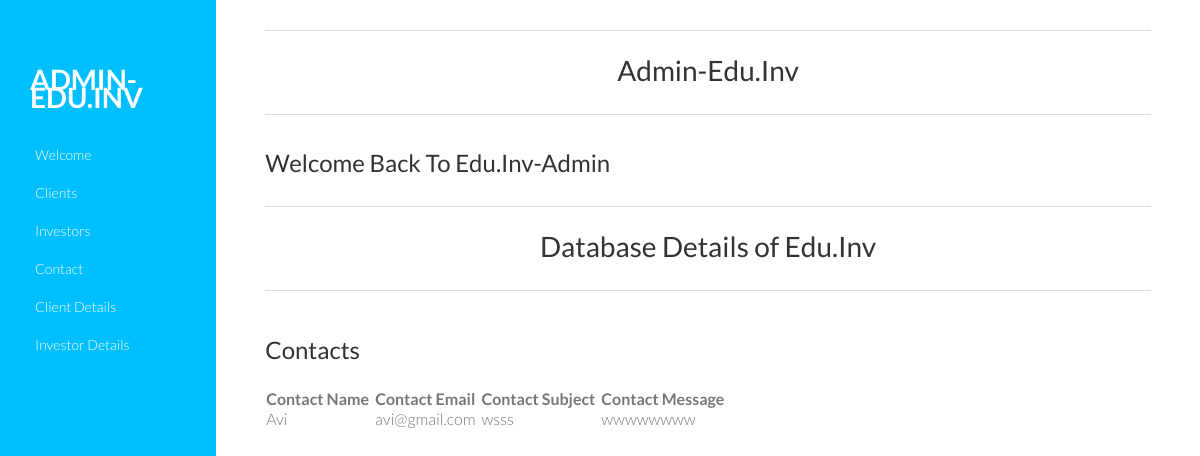
Page /AdminApp/displaycontact/ on the committed database.
### EduInvApp/models.py (models this page shows)
class contactdb(models.Model):
    contactname = models.CharField(max_length=100)
    contactemail = models.CharField(max_length=100)
    contactsubject = models.CharField(max_length=100)
    contactmessage = models.CharField(max_length=100)

### AdminApp/views.py (the view)
# urls.py: path('displaycontact/', views.displaycontact, name='displaycontact'),
def displaycontact(request):
    contacts = contactdb.objects.all()
    return render(request, "Contacts.html", {'contactsdata': contacts})

### AdminApp/templates/Contacts.html
{% extends 'AdminPanel.html' %}
{% block content %}
<section id="tmpl-structure">
    <h2 class="title">Contacts</h2>
    <div class="col-lg-12 grid-margin stretch-card">
        <div class="card">
            <div class="card-body">
                <div class="table-responsive pt-3">
                    <table class="table table-dark">
                        <thead>
                            <tr>
                                <th>Contact Name</th>
                                <th></th>
                                <th></th>
                                <th>Contact Email</th>
                                <th></th>
                                <th></th>
                                <th>Contact Subject</th>
                                <th></th>
                                <th></th>
                                <th>Contact Message</th>
                            </tr>
                        </thead>
                        <tbody>
                            {% for contact in contactsdata %}
                            <tr>
                                <td>{{ contact.contactname }}</td>
                                <td></td>
                                <td></td>
                                <td>{{ contact.contactemail }}</td>
                                <td></td>
                                <td></td>
                                <td>{{ contact.contactsubject }}</td>
                                <td></td>
                                <td></td>
                                <td>{{ contact.contactmessage }}</td>
                            </tr>
                            {% endfor %}
                        </tbody>
                    </table>
                </div>
            </div>
        </div>
    </div>
</section>
{% endblock %}

### AdminApp/static/assets/css/main.css (style rules this page uses)
body { background-color:#FFF; font-family: "Lato", sans-serif; font-weight: 300; font-size:16px; line-height:18px; color:#777; }
h1, h2, h3, h4, h5, h6 { color: #333; margin:0; font-weight: normal; }
h2 { font-size: 24px; }
.title { margin: 50px 0 30px; }
.main-content section { margin: 0 5%; }

### rows in the picture
contactdb: contactname "Avi", contactemail "avi@gmail.com", contactsubject "wsss", contactmessage "wwwwwwww"
